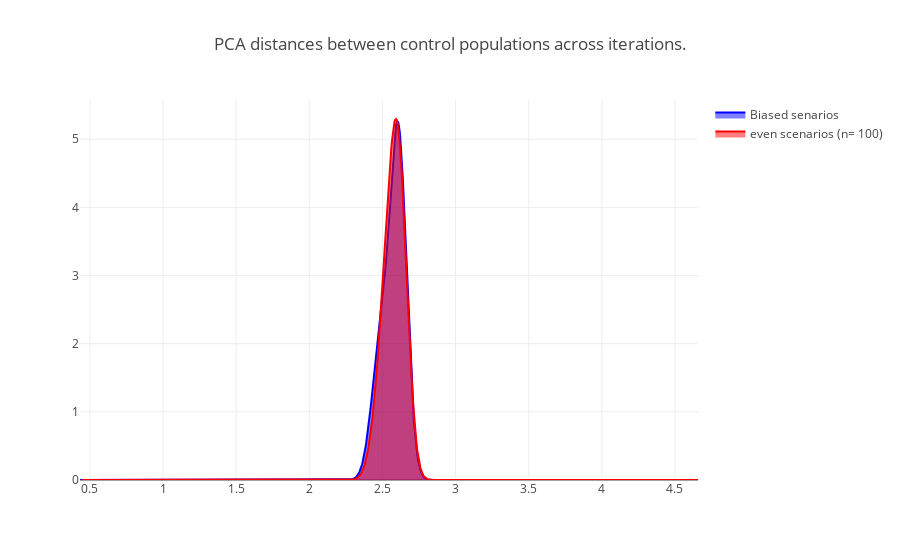

The notebook cell saved with this chart:
### Markdown cell above
### Control verification

### Code cell
### Distribution of feature space distances between control populations for even and biased scenarios
from sklearn.neighbors import KernelDensity

###
lengths_pallette= [150]
include= [x for x in range(len(fst_store)) if fst_store[x] <= 1 and fst_store[x] >= 0 and lengths_vector[x] in lengths_pallette]
###

X_plot = np.linspace(min(control_bias_distances) - 2, max(control_bias_distances) + 2, 1000)

kde = KernelDensity(kernel='gaussian', bandwidth=0.05).fit(np.array(control_bias_distances).reshape(-1,1))

log_dens = kde.score_samples(X_plot.reshape(-1,1))

fig_roost_dens= [go.Scatter(x=X_plot, y=np.exp(log_dens), 
                            mode='lines', fill='tozeroy', name= 'Biased senarios',
                            line=dict(color='blue', width=2))]
##
X_plot = np.linspace(min(control_even_distances) - 2, max(control_even_distances) + 2, 1000)

kde = KernelDensity(kernel='gaussian', bandwidth=0.05).fit(np.array(control_even_distances).reshape(-1,1))

log_dens = kde.score_samples(X_plot.reshape(-1,1))

fig_roost_dens.append(go.Scatter(x=X_plot, y=np.exp(log_dens), 
                            mode='lines', fill='tozeroy', name= 'even scenarios (n= {})'.format(N_sims),
                            line=dict(color='red', width=2)))

##

layout= go.Layout(
    title= 'PCA distances between control populations across iterations.'
)

fig = go.Figure(data=fig_roost_dens, layout= layout)
iplot(fig)

### Figure 1 — Plotly figure (JSON) as saved in the notebook; plotly's stock layout.template omitted (floating-point values rounded to 4 significant figures; data arrays with more than 128 entries replaced by an {"elided": "..."} marker saying what was removed)
{"data": [{"fill": "tozeroy", "line": {"color": "blue", "width": 2}, "mode": "lines", "name": "Biased senarios", "type": "scatter", "x": {"elided": "1000 float values"}, "y": {"elided": "1000 float values"}}, {"fill": "tozeroy", "line": {"color": "red", "width": 2}, "mode": "lines", "name": "even scenarios (n= 100)", "type": "scatter", "x": {"elided": "1000 float values"}, "y": {"elided": "1000 float values"}}], "layout": {"title": "PCA distances between control populations across iterations."}}
